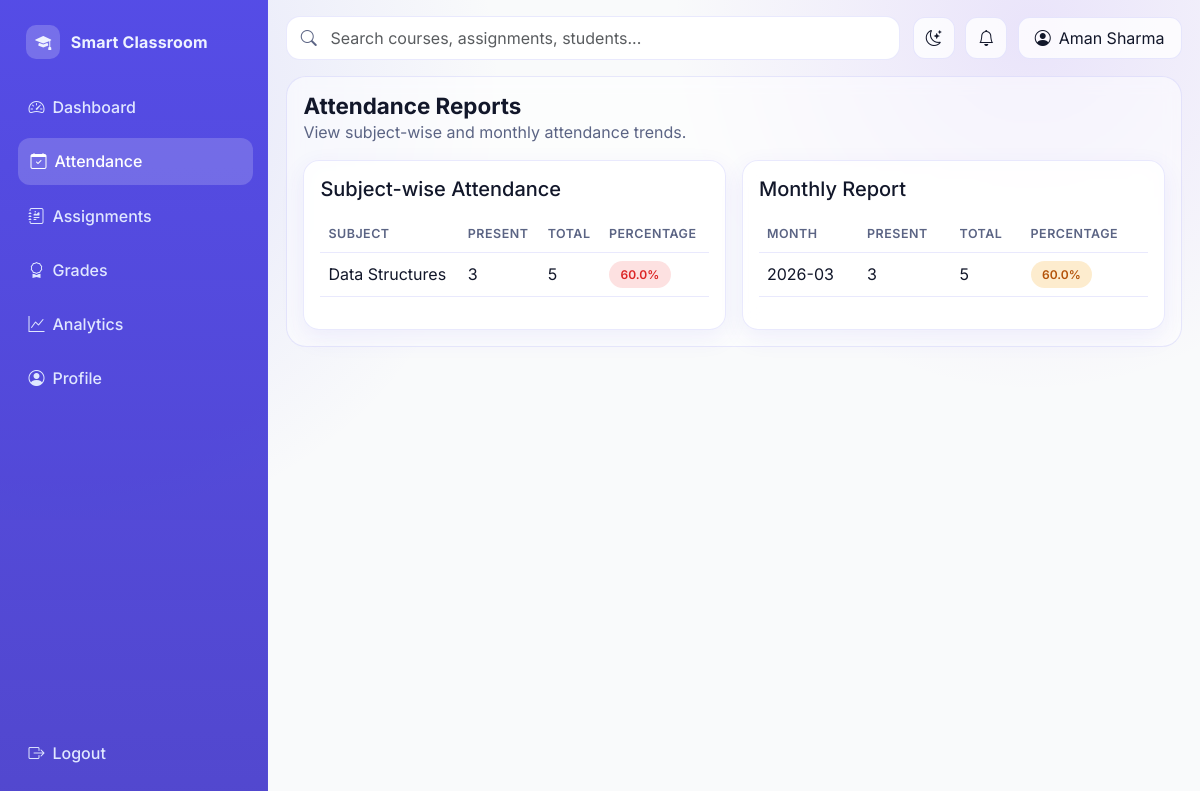
/student/attendance (signed in), run on the app's committed database.
### models/__init__.py (models this page shows, shortened)
class User(UserMixin, db.Model):
    id = db.Column(db.Integer, primary_key=True)
    name = db.Column(db.String(120), nullable=False)
    email = db.Column(db.String(120), unique=True, nullable=False, index=True)
    password = db.Column(db.String(255), nullable=False)
    role = db.Column(db.String(20), nullable=False)
    student_profile = db.relationship("StudentProfile", backref="user", uselist=False)
    teacher_profile = db.relationship("TeacherProfile", backref="user", uselist=False)

class Attendance(db.Model):
    id = db.Column(db.Integer, primary_key=True)
    student_id = db.Column(db.Integer, db.ForeignKey("student_profile.user_id"), nullable=False)
    date = db.Column(db.Date, nullable=False, index=True)
    status = db.Column(db.String(10), nullable=False)
    subject = db.Column(db.String(100), nullable=False, default="General")
    marked_by = db.Column(db.Integer, db.ForeignKey("teacher_profile.user_id"), nullable=True)
    __table_args__ = (
        db.UniqueConstraint("student_id", "date", "subject", name="unique_attendance_per_day"),
    )

### routes/student_routes.py (the view)
@student_bp.route("/attendance")
@login_required
@role_required("Student")
def attendance():
    records = Attendance.query.filter_by(student_id=current_user.id).order_by(Attendance.date.desc()).all()
    subject_summary = defaultdict(lambda: {"present": 0, "total": 0})
    monthly_summary = defaultdict(lambda: {"present": 0, "total": 0})
    for record in records:
        subject_summary[record.subject]["total"] += 1
        monthly_key = record.date.strftime("%Y-%m")
        monthly_summary[monthly_key]["total"] += 1
        if record.status == "Present":
            subject_summary[record.subject]["present"] += 1
            monthly_summary[monthly_key]["present"] += 1
    subject_rows = []
    for subject, data in subject_summary.items():
        percent = round((data["present"] / data["total"]) * 100, 2) if data["total"] else 0
        subject_rows.append({"subject": subject, "present": data["present"], "total": data["total"], "percent": percent})
    monthly_rows = []
    for month, data in sorted(monthly_summary.items(), reverse=True):
        percent = round((data["present"] / data["total"]) * 100, 2) if data["total"] else 0
        monthly_rows.append({"month": month, "present": data["present"], "total": data["total"], "percent": percent})
    return render_template(
        "student/attendance.html",
        records=records,
        subject_rows=subject_rows,
        monthly_rows=monthly_rows,
    )

### app.py (called while the page is built)
def create_app():
    app = Flask(__name__)
    app.config.from_object(Config)
    os.makedirs(app.config["UPLOAD_FOLDER"], exist_ok=True)
    db.init_app(app)
    bcrypt.init_app(app)
    login_manager.init_app(app)
    csrf.init_app(app)
    register_blueprints(app)
    @app.context_processor
    def inject_globals():
        return {"app_name": "College Management System"}
    with app.app_context():
        db.create_all()
    return app

### models/__init__.py (called while the page is built)
@login_manager.user_loader
def load_user(user_id):
    return User.query.get(int(user_id))

### templates/student/attendance.html
{% extends 'base.html' %} {% block title %} - Student Attendance{% endblock %}
{% block content %}
<section class="page-header">
  <div>
    <h1 class="page-title">Attendance Reports</h1>
    <p class="text-muted-soft mb-0">
      View subject-wise and monthly attendance trends.
    </p>
  </div>
</section>
<div class="row g-3">
  <div class="col-lg-6">
    <article class="app-card p-3 h-100">
      <h5 class="mb-3">Subject-wise Attendance</h5>
      <div class="table-responsive">
        <table class="table">
          <thead>
            <tr>
              <th>Subject</th>
              <th>Present</th>
              <th>Total</th>
              <th>Percentage</th>
            </tr>
          </thead>
          <tbody>
            {% for item in subject_rows %}
            <tr>
              <td>{{ item.subject }}</td>
              <td>{{ item.present }}</td>
              <td>{{ item.total }}</td>
              <td>
                <span
                  class="badge status-badge {{ 'submitted' if item.percent >= 75 else 'late' }}"
                  >{{ item.percent }}%</span
                >
              </td>
            </tr>
            {% else %}
            <tr>
              <td colspan="4" class="text-center text-muted-soft">
                No attendance records.
              </td>
            </tr>
            {% endfor %}
          </tbody>
        </table>
      </div>
    </article>
  </div>
  <div class="col-lg-6">
    <article class="app-card p-3 h-100">
      <h5 class="mb-3">Monthly Report</h5>
      <div class="table-responsive">
        <table class="table">
          <thead>
            <tr>
              <th>Month</th>
              <th>Present</th>
              <th>Total</th>
              <th>Percentage</th>
            </tr>
          </thead>
          <tbody>
            {% for item in monthly_rows %}
            <tr>
              <td>{{ item.month }}</td>
              <td>{{ item.present }}</td>
              <td>{{ item.total }}</td>
              <td>
                <span
                  class="badge status-badge {{ 'submitted' if item.percent >= 75 else 'pending' }}"
                  >{{ item.percent }}%</span
                >
              </td>
            </tr>
            {% else %}
            <tr>
              <td colspan="4" class="text-center text-muted-soft">
                No monthly records.
              </td>
            </tr>
            {% endfor %}
          </tbody>
        </table>
      </div>
    </article>
  </div>
</div>
{% endblock %}

### templates/base.html (shortened to what this page needs)
<!doctype html>
<html lang="en">
  <head>
    <link
      href="https://cdn.jsdelivr.net/npm/bootstrap@5.3.3/dist/css/bootstrap.min.css"
      rel="stylesheet"
    />
    <link
      rel="stylesheet"
      href="https://cdn.jsdelivr.net/npm/bootstrap-icons@1.11.3/font/bootstrap-icons.min.css"
    />
    <link
      rel="stylesheet"
      href="{{ url_for('static', filename='css/styles.css') }}"
    />
  </head>
  <body>
    {% if current_user.is_authenticated %}
    <div class="app-shell">
      <aside class="sidebar d-flex flex-column" id="appSidebar">
        <a class="brand" href="{{ url_for('core.index') }}">
          <span class="brand-dot"><i class="bi bi-mortarboard-fill"></i></span>
          <span>Smart Classroom</span>
        </a>
        <div class="nav-section">
          {% if current_user.role == 'Teacher' %} {% set nav = [
          ('teacher.dashboard', 'Dashboard', 'bi-speedometer2'),
          ('teacher.attendance', 'Attendance', 'bi-calendar-check'),
          ('teacher.assignments', 'Assignments', 'bi-journal-richtext'),
          ('teacher.submissions', 'Submissions', 'bi-folder-check'),
          ('teacher.analytics', 'Analytics', 'bi-graph-up') ] %} {% else %} {%
          set nav = [ ('student.dashboard', 'Dashboard', 'bi-speedometer2'),
          ('student.attendance', 'Attendance', 'bi-calendar-check'),
          ('student.assignments', 'Assignments', 'bi-journal-richtext'),
          ('student.grades', 'Grades', 'bi-award'), ('student.analytics',
          'Analytics', 'bi-graph-up') ] %} {% endif %} {% for endpoint, label,
          icon in nav %}
          <a
            class="nav-link-item {% if request.endpoint == endpoint %}active{% endif %}"
            href="{{ url_for(endpoint) }}"
          >
            <span><i class="bi {{ icon }} me-2"></i>{{ label }}</span>
          </a>
          {% endfor %}
          <a class="nav-link-item" href="#" aria-disabled="true">
            <span><i class="bi bi-person-circle me-2"></i>Profile</span>
          </a>
        </div>
        <div class="sidebar-footer">
          <a class="nav-link-item" href="{{ url_for('auth.logout') }}">
            <span><i class="bi bi-box-arrow-right me-2"></i>Logout</span>
          </a>
        </div>
      </aside>
      <section class="workspace">
        <header class="topbar">
          <div class="search-wrap">
            <i class="bi bi-search search-icon"></i>
            <input
              class="form-control"
              type="search"
              placeholder="Search courses, assignments, students..."
              aria-label="Search"
            />
          </div>
          <div class="toolbar-actions">
            <button
              class="icon-btn"
              id="darkModeToggle"
              type="button"
              aria-label="Toggle dark mode"
            >
              <i class="bi bi-moon-stars"></i>
            </button>
            <button class="icon-btn" type="button" aria-label="Notifications">
              <i class="bi bi-bell"></i>
            </button>
            <div
              class="btn-soft px-3 d-flex align-items-center gap-2"
              role="button"
              tabindex="0"
            >
              <i class="bi bi-person-circle"></i>
              <span class="hidden-mobile">{{ current_user.name }}</span>
            </div>
          </div>
        </header>
        {% endif %}
        <main
          class="{% if current_user.is_authenticated %}content-wrap{% else %}container pb-4{% endif %}"
        >
          {% block content %}{% endblock %}
        </main>
        {% if current_user.is_authenticated %}
      </section>
    </div>
    {% endif %}
  </body>
</html>

### static/css/styles.css (style rules this page uses)
:root { --bg: #f9fafb; --surface: rgba(255, 255, 255, 0.78); --surface-solid: #ffffff; --surface-muted: #f3f5fb; --text: #12172a; --text-soft: #5b6484; --primary: #4f46e5; --primary-2: #6366f1; --accent: #8b5cf6; --success: #16a34a; --danger: #ef4444; --warning: #f59e0b; --border: rgba(99, 102, 241, 0.14); --shadow-sm: 0 8px 24px rgba(79, 70, 229, 0.08); --shadow-md: 0 18px 44px rgba(31, 41, 55, 0.12); --radius-sm: 12px; --radius-md: 16px; --radius-lg: 20px; --transition: 240ms ease-in-out; }
* { box-sizing: border-box; }
html, body { margin: 0; padding: 0; min-height: 100%; font-family: "Inter", "Poppins", "Segoe UI", sans-serif; font-size: 16px; color: var(--text); background: radial-gradient( circle at 5% 12%, rgba(99, 102, 241, 0.16), transparent 33% ), radial-gradient( circle at 86% 4%, rgba(139, 92, 246, 0.14), transparent 28% ), var(--bg); }
a { color: inherit; }
.glass-card, .card, .app-card { border: 1px solid var(--border); background: var(--surface); backdrop-filter: blur(12px); border-radius: var(--radius-md); box-shadow: var(--shadow-sm); transition: transform var(--transition), box-shadow var(--transition), border-color var(--transition); }
.app-shell { display: grid; grid-template-columns: 268px 1fr; min-height: 100vh; }
.sidebar { position: sticky; top: 0; height: 100vh; padding: 1rem; border-right: 1px solid var(--border); background: linear-gradient( 180deg, rgba(79, 70, 229, 0.96), rgba(67, 56, 202, 0.92) ); color: #eef2ff; }
.brand { display: flex; align-items: center; gap: 0.65rem; font-weight: 700; letter-spacing: 0.01em; text-decoration: none; padding: 0.55rem 0.65rem; border-radius: 10px; }
.brand-dot { width: 34px; height: 34px; display: grid; place-items: center; border-radius: 10px; background: rgba(255, 255, 255, 0.2); }
.nav-section { margin-top: 1rem; }
.nav-link-item { display: flex; align-items: center; justify-content: space-between; margin-bottom: 0.45rem; padding: 0.72rem 0.78rem; border-radius: 12px; color: #e0e7ff; font-weight: 500; text-decoration: none; transition: background var(--transition), transform var(--transition); }
.nav-link-item:hover, .nav-link-item.active { background: rgba(255, 255, 255, 0.18); color: #ffffff; transform: translateX(2px); }
.sidebar-footer { margin-top: auto; padding-top: 1rem; }
.workspace { padding: 1rem 1.15rem 1.5rem; }
.topbar { display: grid; grid-template-columns: 1fr auto; align-items: center; gap: 0.8rem; margin-bottom: 1rem; }
.search-wrap { position: relative; }
.search-wrap .form-control { background: var(--surface-solid); border: 1px solid var(--border); border-radius: 14px; min-height: 44px; padding-left: 2.7rem; }
.search-icon { position: absolute; left: 0.9rem; top: 50%; transform: translateY(-50%); color: var(--text-soft); }
.toolbar-actions { display: flex; align-items: center; gap: 0.65rem; }
.icon-btn, .btn-soft { border: 1px solid var(--border); background: var(--surface); border-radius: 12px; min-height: 42px; min-width: 42px; color: var(--text); transition: all var(--transition); }
.content-wrap { border-radius: var(--radius-lg); border: 1px solid var(--border); background: rgba(255, 255, 255, 0.52); backdrop-filter: blur(8px); padding: 1rem; }
.page-header { display: flex; align-items: center; justify-content: space-between; gap: 1rem; margin-bottom: 1rem; }
.page-title { margin: 0; font-size: 1.4rem; font-weight: 700; }
.text-muted-soft { color: var(--text-soft); }
.form-control, .form-select { border-radius: 12px; border: 1px solid var(--border); background: var(--surface-solid); color: var(--text); min-height: 44px; transition: border-color var(--transition), box-shadow var(--transition), transform var(--transition); }
.table { --bs-table-bg: transparent; --bs-table-color: var(--text); }
.table > :not(caption) > * > * { border-bottom-color: var(--border); vertical-align: middle; }
.table thead th { color: var(--text-soft); font-weight: 600; text-transform: uppercase; letter-spacing: 0.04em; font-size: 0.78rem; }
.badge { border-radius: 999px; padding: 0.45rem 0.72rem; font-weight: 600; }
.status-badge.pending, .badge-pending { background: rgba(245, 158, 11, 0.2); color: #b45309; }
.status-badge.late, .badge-late { background: rgba(239, 68, 68, 0.16); color: #dc2626; }
.hidden-mobile { display: inline; }

### data on the page
User: name "Aman Sharma"
Attendance: subject "Data Structures", present "3", total "5", percent "60.0"

### other printed values
{{ label }} "Dashboard" "Attendance" "Assignments" "Grades" "Analytics"
{{ item.month }} "2026-03"
{{ item.present }} "3"
{{ item.total }} "5"
{{ item.percent }} "60.0"
